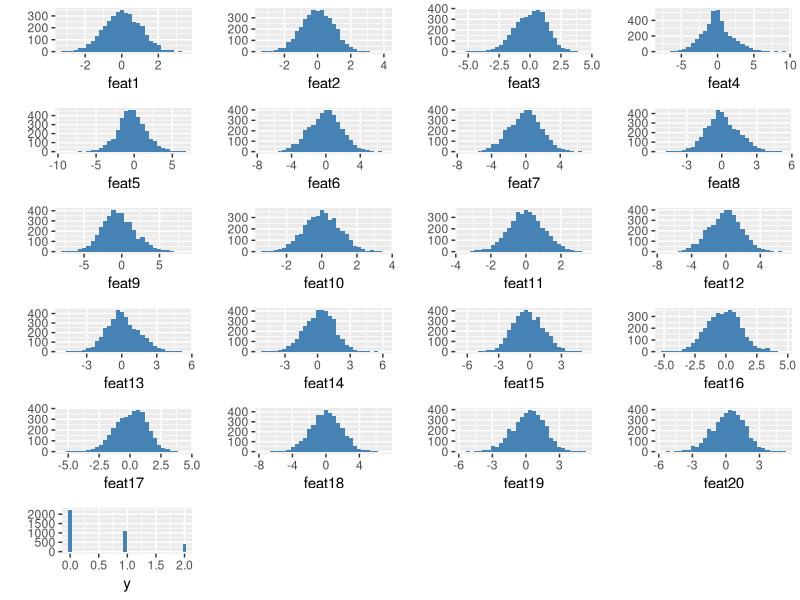
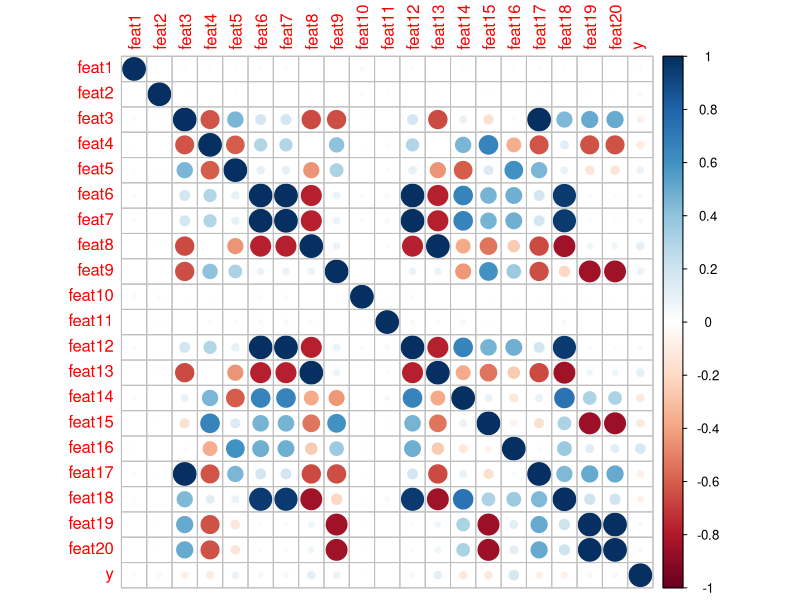
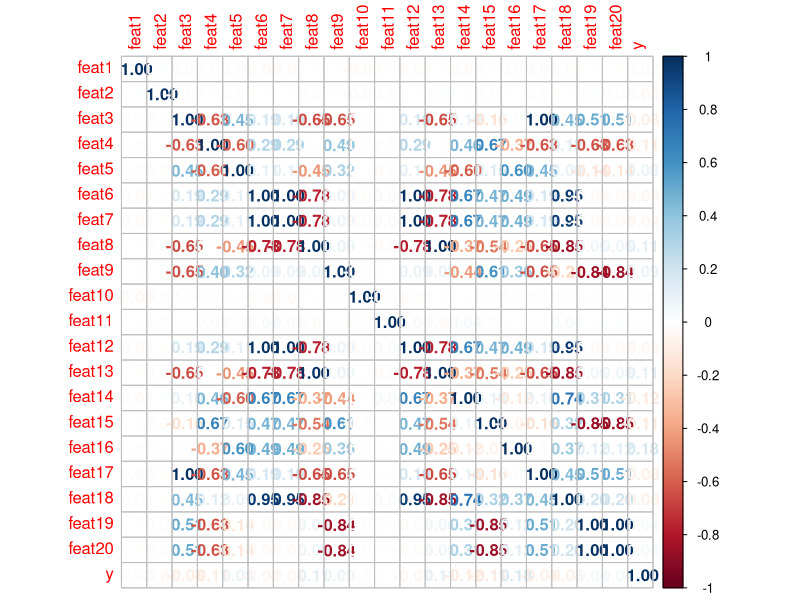
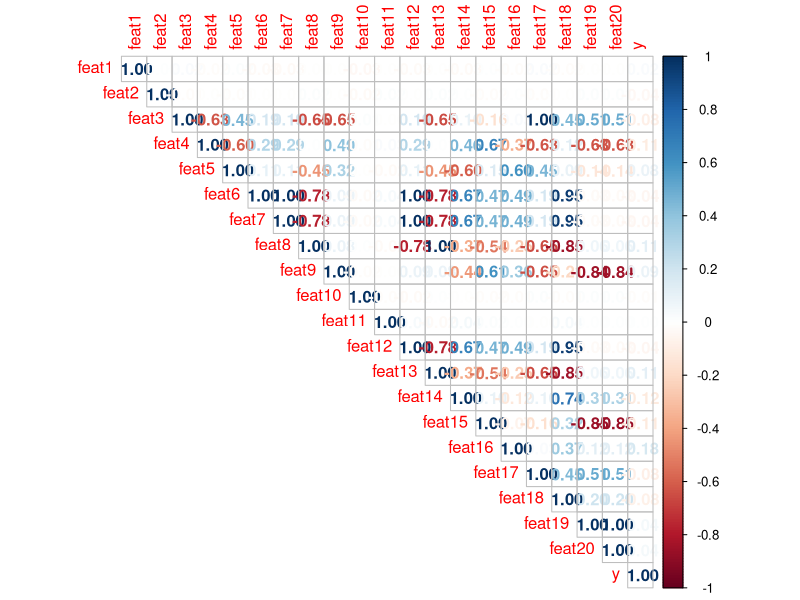
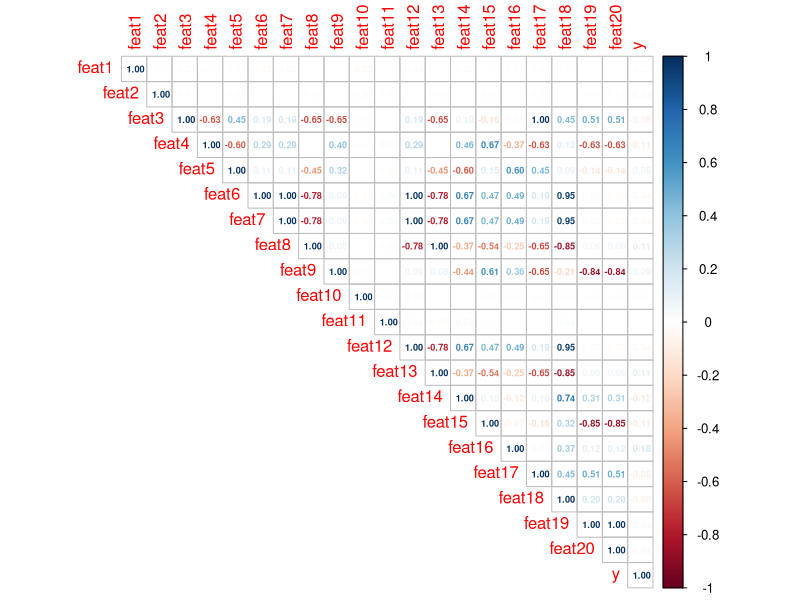
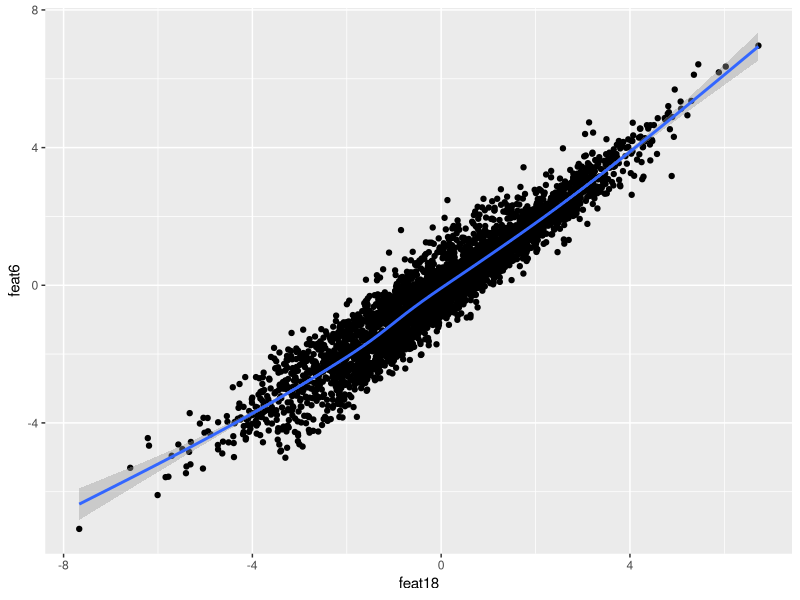

The R source for these figures, in order:
#load libraries

library(gridExtra)
library(corrplot)
library(ggplot2)

#load dataset
rectask <- read.csv("train.csv", header = TRUE, row.names = 1, sep = ",", dec = ".")
test <- read.csv("test.csv", header = TRUE, row.names = 1, sep = ",", dec = ".")

#basic exploration

dim(rectask)
summary(rectask)
#contain missing values?
sum(is.na(rectask))
#3750 rows, 21 variables, no missing values

graphlist <- list()
for (i in names(rectask)) {
  graphlist[[i]] <- ggplot(rectask, aes_string(x = i)) + geom_histogram(fill = "SteelBlue")+ labs(y = "")
}

do.call("grid.arrange" , c(graphlist,ncol=4))


corrplot(cor(rectask))
corrplot(cor(rectask), method = "number")
corrplot(cor(rectask), method = "number", type = "upper")
corrplot(cor(rectask), method = "number", type = "upper", number.cex = 0.55)

ggplot(rectask, aes(x = feat18, y = feat6)) + geom_point() + geom_smooth()

rectask2 <- subset(rectask, select = -c(feat7,feat12, feat17, feat13,feat20))

